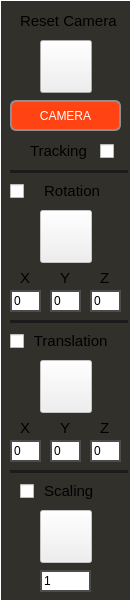
    <widget class="QFrame" name="LeftCameraFrame">
     <property name="enabled">
      <bool>true</bool>
     </property>
     <property name="geometry">
      <rect>
       <x>10</x>
       <y>180</y>
       <width>131</width>
       <height>601</height>
      </rect>
     </property>
     <property name="palette">
      <palette>
       <active>
        <colorrole role="WindowText">
         <brush brushstyle="SolidPattern">
          <color alpha="255">
           <red>255</red>
           <green>255</green>
           <blue>255</blue>
          </color>
         </brush>
        </colorrole>
        <colorrole role="Button">
         <brush brushstyle="SolidPattern">
          <color alpha="255">
           <red>49</red>
           <green>48</green>
           <blue>43</blue>
          </color>
         </brush>
        </colorrole>
        <colorrole role="Light">
         <brush brushstyle="SolidPattern">
          <color alpha="255">
           <red>115</red>
           <green>115</green>
           <blue>115</blue>
          </color>
         </brush>
        </colorrole>
        <colorrole role="Text">
         <brush brushstyle="SolidPattern">
          <color alpha="255">
           <red>255</red>
           <green>255</green>
           <blue>255</blue>
          </color>
         </brush>
        </colorrole>
        <colorrole role="BrightText">
         <brush brushstyle="SolidPattern">
          <color alpha="255">
           <red>113</red>
           <green>255</green>
           <blue>70</blue>
          </color>
         </brush>
        </colorrole>
        <colorrole role="ButtonText">
         <brush brushstyle="SolidPattern">
          <color alpha="255">
           <red>255</red>
           <green>255</green>
           <blue>255</blue>
          </color>
         </brush>
        </colorrole>
        <colorrole role="Base">
         <brush brushstyle="SolidPattern">
          <color alpha="255">
           <red>49</red>
           <green>48</green>
           <blue>43</blue>
          </color>
         </brush>
        </colorrole>
        <colorrole role="Window">
         <brush brushstyle="SolidPattern">
          <color alpha="255">
           <red>49</red>
           <green>48</green>
           <blue>43</blue>
          </color>
         </brush>
        </colorrole>
        <colorrole role="HighlightedText">
         <brush brushstyle="SolidPattern">
          <color alpha="255">
           <red>255</red>
           <green>56</green>
           <blue>56</blue>
          </color>
         </brush>
        </colorrole>
        <colorrole role="AlternateBase">
         <brush brushstyle="SolidPattern">
          <color alpha="255">
           <red>102</red>
           <green>102</green>
           <blue>102</blue>
          </color>
         </brush>
        </colorrole>
        <colorrole role="NoRole">
         <brush brushstyle="SolidPattern">
          <color alpha="255">
           <red>53</red>
           <green>53</green>
           <blue>53</blue>
          </color>
         </brush>
        </colorrole>
        <colorrole role="ToolTipText">
         <brush brushstyle="SolidPattern">
          <color alpha="255">
           <red>255</red>
           <green>147</green>
           <blue>97</blue>
          </color>
         </brush>
        </colorrole>
       </active>
       <inactive>
        <colorrole role="WindowText">
         <brush brushstyle="SolidPattern">
          <color alpha="255">
           <red>255</red>
           <green>255</green>
           <blue>255</blue>
          </color>
         </brush>
        </colorrole>
        <colorrole role="Button">
         <brush brushstyle="SolidPattern">
          <color alpha="255">
           <red>49</red>
           <green>48</green>
           <blue>43</blue>
          </color>
         </brush>
        </colorrole>
        <colorrole role="Light">
         <brush brushstyle="SolidPattern">
          <color alpha="255">
           <red>115</red>
           <green>115</green>
           <blue>115</blue>
          </color>
         </brush>
        </colorrole>
        <colorrole role="Text">
         <brush brushstyle="SolidPattern">
          <color alpha="255">
           <red>255</red>
           <green>255</green>
           <blue>255</blue>
          </color>
         </brush>
        </colorrole>
        <colorrole role="BrightText">
         <brush brushstyle="SolidPattern">
          <color alpha="255">
           <red>113</red>
           <green>255</green>
           <blue>70</blue>
          </color>
         </brush>
        </colorrole>
        <colorrole role="ButtonText">
         <brush brushstyle="SolidPattern">
          <color alpha="255">
           <red>255</red>
           <green>255</green>
           <blue>255</blue>
          </color>
         </brush>
        </colorrole>
        <colorrole role="Base">
         <brush brushstyle="SolidPattern">
          <color alpha="255">
           <red>49</red>
           <green>48</green>
           <blue>43</blue>
          </color>
         </brush>
        </colorrole>
        <colorrole role="Window">
         <brush brushstyle="SolidPattern">
          <color alpha="255">
           <red>49</red>
           <green>48</green>
           <blue>43</blue>
          </color>
         </brush>
        </colorrole>
        <colorrole role="HighlightedText">
         <brush brushstyle="SolidPattern">
          <color alpha="255">
           <red>255</red>
           <green>56</green>
           <blue>56</blue>
          </color>
         </brush>
        </colorrole>
        <colorrole role="AlternateBase">
         <brush brushstyle="SolidPattern">
          <color alpha="255">
           <red>102</red>
           <green>102</green>
           <blue>102</blue>
          </color>
         </brush>
        </colorrole>
        <colorrole role="NoRole">
         <brush brushstyle="SolidPattern">
          <color alpha="255">
           <red>53</red>
           <green>53</green>
           <blue>53</blue>
          </color>
         </brush>
        </colorrole>
        <colorrole role="ToolTipText">
         <brush brushstyle="SolidPattern">
          <color alpha="255">
           <red>255</red>
           <green>147</green>
           <blue>97</blue>
          </color>
         </brush>
        </colorrole>
       </inactive>
       <disabled>
        <colorrole role="WindowText">
         <brush brushstyle="SolidPattern">
          <color alpha="255">
           <red>255</red>
           <green>255</green>
           <blue>255</blue>
          </color>
         </brush>
        </colorrole>
        <colorrole role="Button">
         <brush brushstyle="SolidPattern">
          <color alpha="255">
           <red>49</red>
           <green>48</green>
           <blue>43</blue>
          </color>
         </brush>
        </colorrole>
        <colorrole role="Light">
         <brush brushstyle="SolidPattern">
          <color alpha="255">
           <red>115</red>
           <green>115</green>
           <blue>115</blue>
          </color>
         </brush>
        </colorrole>
        <colorrole role="Text">
         <brush brushstyle="SolidPattern">
          <color alpha="255">
           <red>255</red>
           <green>255</green>
           <blue>255</blue>
          </color>
         </brush>
        </colorrole>
        <colorrole role="BrightText">
         <brush brushstyle="SolidPattern">
          <color alpha="255">
           <red>113</red>
           <green>255</green>
           <blue>70</blue>
          </color>
         </brush>
        </colorrole>
        <colorrole role="ButtonText">
         <brush brushstyle="SolidPattern">
          <color alpha="255">
           <red>255</red>
           <green>255</green>
           <blue>255</blue>
          </color>
         </brush>
        </colorrole>
        <colorrole role="Base">
         <brush brushstyle="SolidPattern">
          <color alpha="255">
           <red>49</red>
           <green>48</green>
           <blue>43</blue>
          </color>
         </brush>
        </colorrole>
        <colorrole role="Window">
         <brush brushstyle="SolidPattern">
          <color alpha="255">
           <red>49</red>
           <green>48</green>
           <blue>43</blue>
          </color>
         </brush>
        </colorrole>
        <colorrole role="HighlightedText">
         <brush brushstyle="SolidPattern">
          <color alpha="255">
           <red>255</red>
           <green>56</green>
           <blue>56</blue>
          </color>
         </brush>
        </colorrole>
        <colorrole role="AlternateBase">
         <brush brushstyle="SolidPattern">
          <color alpha="255">
           <red>102</red>
           <green>102</green>
           <blue>102</blue>
          </color>
         </brush>
        </colorrole>
        <colorrole role="NoRole">
         <brush brushstyle="SolidPattern">
          <color alpha="255">
           <red>53</red>
           <green>53</green>
           <blue>53</blue>
          </color>
         </brush>
        </colorrole>
        <colorrole role="ToolTipText">
         <brush brushstyle="SolidPattern">
          <color alpha="255">
           <red>255</red>
           <green>147</green>
           <blue>97</blue>
          </color>
         </brush>
        </colorrole>
       </disabled>
      </palette>
     </property>
     <property name="styleSheet">
      <string notr="true">QFrame
{
	border: 1px solid white;
}

QLineEdit 
{
	 border: 2px solid rgb(76, 76, 76);
}

QLabel
{
border:none;
}
</string>
     </property>
     <property name="frameShape">
      <enum>QFrame::StyledPanel</enum>
     </property>
     <property name="frameShadow">
      <enum>QFrame::Raised</enum>
     </property>
     <widget class="QPushButton" name="buttonTransfRotation">
      <property name="enabled">
       <bool>false</bool>
      </property>
      <property name="geometry">
       <rect>
        <x>40</x>
        <y>210</y>
        <width>52</width>
        <height>53</height>
       </rect>
      </property>
      <property name="text">
       <string/>
      </property>
      <property name="icon">
       <iconset resource="../Icons/Icons.qrc">
        <normaloff>:/rotation.png</normaloff>
        <disabledoff>:/rotation-2.png</disabledoff>:/rotation.png</iconset>
      </property>
      <property name="iconSize">
       <size>
        <width>48</width>
        <height>48</height>
       </size>
      </property>
      <property name="shortcut">
       <string>Ctrl+R</string>
      </property>
      <property name="checkable">
       <bool>false</bool>
      </property>
      <property name="default">
       <bool>false</bool>
      </property>
     </widget>
     <widget class="QPushButton" name="buttonTransfTranslation">
      <property name="enabled">
       <bool>false</bool>
      </property>
      <property name="geometry">
       <rect>
        <x>40</x>
        <y>360</y>
        <width>52</width>
        <height>53</height>
       </rect>
      </property>
      <property name="text">
       <string/>
      </property>
      <property name="icon">
       <iconset resource="../Icons/Icons.qrc">
        <normaloff>:/translation-Active.png</normaloff>
        <disabledoff>:/translation.png</disabledoff>:/translation-Active.png</iconset>
      </property>
      <property name="iconSize">
       <size>
        <width>48</width>
        <height>48</height>
       </size>
      </property>
      <property name="shortcut">
       <string>Ctrl+T</string>
      </property>
      <property name="checkable">
       <bool>false</bool>
      </property>
     </widget>
     <widget class="QPushButton" name="buttonTransfScaling">
      <property name="enabled">
       <bool>false</bool>
      </property>
      <property name="geometry">
       <rect>
        <x>40</x>
        <y>510</y>
        <width>52</width>
        <height>53</height>
       </rect>
      </property>
      <property name="text">
       <string/>
      </property>
      <property name="icon">
       <iconset resource="../Icons/Icons.qrc">
        <normaloff>:/zoom-Active.png</normaloff>
        <disabledoff>:/zoom.png</disabledoff>:/zoom-Active.png</iconset>
      </property>
      <property name="iconSize">
       <size>
        <width>48</width>
        <height>48</height>
       </size>
      </property>
      <property name="shortcut">
       <string>Ctrl+S</string>
      </property>
      <property name="checkable">
       <bool>false</bool>
      </property>
     </widget>
     <widget class="QLabel" name="label_34">
      <property name="geometry">
       <rect>
        <x>40</x>
        <y>180</y>
        <width>71</width>
        <height>21</height>
       </rect>
      </property>
      <property name="font">
       <font>
        <family>Arial</family>
        <pointsize>11</pointsize>
       </font>
      </property>
      <property name="text">
       <string> Rotation</string>
      </property>
     </widget>
     <widget class="QLabel" name="label_35">
      <property name="geometry">
       <rect>
        <x>30</x>
        <y>330</y>
        <width>81</width>
        <height>21</height>
       </rect>
      </property>
      <property name="font">
       <font>
        <family>Arial</family>
        <pointsize>11</pointsize>
       </font>
      </property>
      <property name="text">
       <string> Translation</string>
      </property>
     </widget>
     <widget class="QLabel" name="label_36">
      <property name="geometry">
       <rect>
        <x>40</x>
        <y>480</y>
        <width>61</width>
        <height>21</height>
       </rect>
      </property>
      <property name="font">
       <font>
        <family>Arial</family>
        <pointsize>11</pointsize>
       </font>
      </property>
      <property name="text">
       <string> Scaling</string>
      </property>
     </widget>
     <widget class="QLabel" name="label_37">
      <property name="geometry">
       <rect>
        <x>100</x>
        <y>270</y>
        <width>16</width>
        <height>16</height>
       </rect>
      </property>
      <property name="font">
       <font>
        <family>Arial</family>
        <pointsize>11</pointsize>
       </font>
      </property>
      <property name="text">
       <string>Z</string>
      </property>
     </widget>
     <widget class="QLineEdit" name="line_OrientX">
      <property name="geometry">
       <rect>
        <x>10</x>
        <y>290</y>
        <width>31</width>
        <height>22</height>
       </rect>
      </property>
      <property name="text">
       <string>0</string>
      </property>
     </widget>
     <widget class="QLineEdit" name="line_OrientY">
      <property name="geometry">
       <rect>
        <x>50</x>
        <y>290</y>
        <width>31</width>
        <height>22</height>
       </rect>
      </property>
      <property name="text">
       <string>0</string>
      </property>
     </widget>
     <widget class="QLineEdit" name="line_OrientZ">
      <property name="geometry">
       <rect>
        <x>90</x>
        <y>290</y>
        <width>31</width>
        <height>22</height>
       </rect>
      </property>
      <property name="text">
       <string>0</string>
      </property>
     </widget>
     <widget class="QLineEdit" name="line_PosY">
      <property name="geometry">
       <rect>
        <x>50</x>
        <y>440</y>
        <width>31</width>
        <height>22</height>
       </rect>
      </property>
      <property name="text">
       <string>0</string>
      </property>
     </widget>
     <widget class="QLineEdit" name="line_PosZ">
      <property name="geometry">
       <rect>
        <x>90</x>
        <y>440</y>
        <width>31</width>
        <height>22</height>
       </rect>
      </property>
      <property name="text">
       <string>0</string>
      </property>
     </widget>
     <widget class="QLineEdit" name="line_PosX">
      <property name="geometry">
       <rect>
        <x>10</x>
        <y>440</y>
        <width>31</width>
        <height>22</height>
       </rect>
      </property>
      <property name="text">
       <string>0</string>
      </property>
     </widget>
     <widget class="QLineEdit" name="line_Scale">
      <property name="geometry">
       <rect>
        <x>40</x>
        <y>570</y>
        <width>51</width>
        <height>22</height>
       </rect>
      </property>
      <property name="text">
       <string>1</string>
      </property>
     </widget>
     <widget class="QLabel" name="label_39">
      <property name="geometry">
       <rect>
        <x>60</x>
        <y>270</y>
        <width>16</width>
        <height>16</height>
       </rect>
      </property>
      <property name="font">
       <font>
        <family>Arial</family>
        <pointsize>11</pointsize>
       </font>
      </property>
      <property name="text">
       <string>Y</string>
      </property>
     </widget>
     <widget class="QLabel" name="label_40">
      <property name="geometry">
       <rect>
        <x>20</x>
        <y>270</y>
        <width>16</width>
        <height>16</height>
       </rect>
      </property>
      <property name="font">
       <font>
        <family>Arial</family>
        <pointsize>11</pointsize>
       </font>
      </property>
      <property name="text">
       <string>X</string>
      </property>
     </widget>
     <widget class="QLabel" name="label_41">
      <property name="geometry">
       <rect>
        <x>60</x>
        <y>420</y>
        <width>16</width>
        <height>16</height>
       </rect>
      </property>
      <property name="font">
       <font>
        <family>Arial</family>
        <pointsize>11</pointsize>
       </font>
      </property>
      <property name="text">
       <string>Y</string>
      </property>
     </widget>
     <widget class="QLabel" name="label_42">
      <property name="geometry">
       <rect>
        <x>20</x>
        <y>420</y>
        <width>16</width>
        <height>16</height>
       </rect>
      </property>
      <property name="font">
       <font>
        <family>Arial</family>
        <pointsize>11</pointsize>
       </font>
      </property>
      <property name="text">
       <string>X</string>
      </property>
     </widget>
     <widget class="QLabel" name="label_43">
      <property name="geometry">
       <rect>
        <x>100</x>
        <y>420</y>
        <width>16</width>
        <height>16</height>
       </rect>
      </property>
      <property name="font">
       <font>
        <family>Arial</family>
        <pointsize>11</pointsize>
       </font>
      </property>
      <property name="text">
       <string>Z</string>
      </property>
     </widget>
     <widget class="Line" name="line_6">
      <property name="geometry">
       <rect>
        <x>10</x>
        <y>170</y>
        <width>118</width>
        <height>3</height>
       </rect>
      </property>
      <property name="styleSheet">
       <string notr="true">border: 2px solid rgb(27, 27, 27);
</string>
      </property>
      <property name="orientation">
       <enum>Qt::Horizontal</enum>
      </property>
     </widget>
     <widget class="Line" name="line_7">
      <property name="geometry">
       <rect>
        <x>10</x>
        <y>470</y>
        <width>118</width>
        <height>3</height>
       </rect>
      </property>
      <property name="styleSheet">
       <string notr="true">border: 2px solid rgb(27, 27, 27);
</string>
      </property>
      <property name="orientation">
       <enum>Qt::Horizontal</enum>
      </property>
     </widget>
     <widget class="QCheckBox" name="checkBox_Rotation_2">
      <property name="geometry">
       <rect>
        <x>10</x>
        <y>180</y>
        <width>21</width>
        <height>22</height>
       </rect>
      </property>
      <property name="text">
       <string/>
      </property>
     </widget>
     <widget class="QCheckBox" name="checkBox_Translation_2">
      <property name="geometry">
       <rect>
        <x>10</x>
        <y>330</y>
        <width>21</width>
        <height>22</height>
       </rect>
      </property>
      <property name="text">
       <string/>
      </property>
     </widget>
     <widget class="QCheckBox" name="checkBox_Scaling_2">
      <property name="geometry">
       <rect>
        <x>20</x>
        <y>480</y>
        <width>21</width>
        <height>22</height>
       </rect>
      </property>
      <property name="text">
       <string/>
      </property>
     </widget>
     <widget class="QPushButton" name="buttonCameraReset">
      <property name="geometry">
       <rect>
        <x>40</x>
        <y>40</y>
        <width>52</width>
        <height>53</height>
       </rect>
      </property>
      <property name="focusPolicy">
       <enum>Qt::NoFocus</enum>
      </property>
      <property name="text">
       <string/>
      </property>
      <property name="icon">
       <iconset resource="../Icons/Icons.qrc">
        <normaloff>:/reset.png</normaloff>
        <normalon>:/reset-Active.png</normalon>
        <disabledoff>:/reset-Active.png</disabledoff>
        <disabledon>:/reset-Active.png</disabledon>
        <activeoff>:/reset-Active.png</activeoff>:/reset.png</iconset>
      </property>
      <property name="iconSize">
       <size>
        <width>48</width>
        <height>48</height>
       </size>
      </property>
      <property name="shortcut">
       <string>C</string>
      </property>
      <property name="checkable">
       <bool>false</bool>
      </property>
     </widget>
     <widget class="QLabel" name="label_7">
      <property name="geometry">
       <rect>
        <x>20</x>
        <y>10</y>
        <width>101</width>
        <height>21</height>
       </rect>
      </property>
      <property name="font">
       <font>
        <family>Arial</family>
        <pointsize>11</pointsize>
       </font>
      </property>
      <property name="styleSheet">
       <string notr="true">border:none;</string>
      </property>
      <property name="text">
       <string>Reset Camera</string>
      </property>
     </widget>
     <widget class="Line" name="line_8">
      <property name="geometry">
       <rect>
        <x>10</x>
        <y>320</y>
        <width>118</width>
        <height>3</height>
       </rect>
      </property>
      <property name="styleSheet">
       <string notr="true">border: 2px solid rgb(27, 27, 27);
</string>
      </property>
      <property name="orientation">
       <enum>Qt::Horizontal</enum>
      </property>
     </widget>
     <widget class="QPushButton" name="buttonTransformActive">
      <property name="geometry">
       <rect>
        <x>10</x>
        <y>100</y>
        <width>111</width>
        <height>31</height>
       </rect>
      </property>
      <property name="styleSheet">
       <string notr="true">QPushButton:checked
{
  background-color: rgb(255,67,19) ;
  border: 2px solid #8f8f91;  
  border-radius: 6px;
 color: white ;
}</string>
      </property>
      <property name="text">
       <string>CAMERA</string>
      </property>
      <property name="shortcut">
       <string>T</string>
      </property>
      <property name="checkable">
       <bool>true</bool>
      </property>
      <property name="checked">
       <bool>true</bool>
      </property>
     </widget>
     <widget class="QLabel" name="label_47">
      <property name="geometry">
       <rect>
        <x>30</x>
        <y>140</y>
        <width>61</width>
        <height>21</height>
       </rect>
      </property>
      <property name="font">
       <font>
        <family>Arial</family>
        <pointsize>11</pointsize>
       </font>
      </property>
      <property name="text">
       <string>Tracking</string>
      </property>
     </widget>
     <widget class="QCheckBox" name="checkBoxLeapTracking">
      <property name="enabled">
       <bool>true</bool>
      </property>
      <property name="geometry">
       <rect>
        <x>100</x>
        <y>140</y>
        <width>21</width>
        <height>22</height>
       </rect>
      </property>
      <property name="text">
       <string/>
      </property>
      <property name="shortcut">
       <string>Space</string>
      </property>
      <property name="checkable">
       <bool>true</bool>
      </property>
     </widget>
    </widget>
